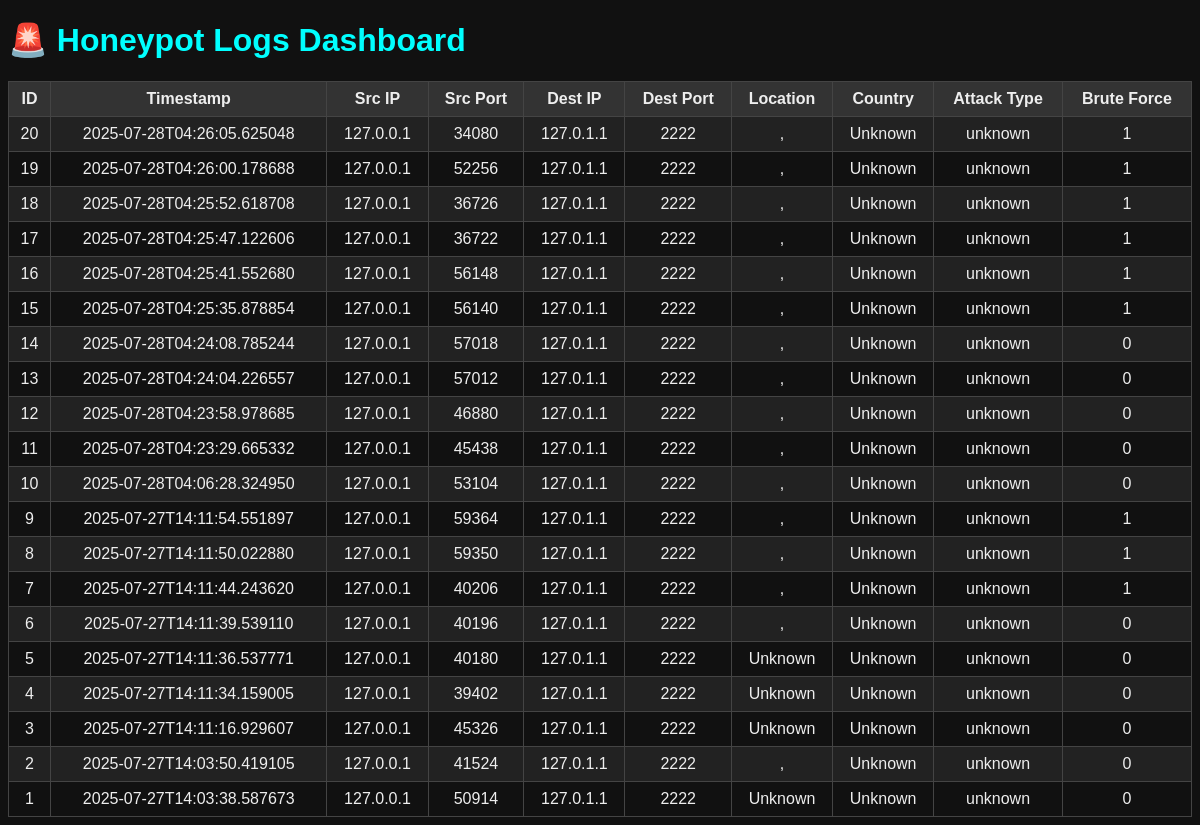
The page / on the database its author committed.
### tables this page shows
CREATE TABLE logs (
    id INTEGER PRIMARY KEY AUTOINCREMENT,
    timestamp TEXT,
    src_ip TEXT,
    src_port INTEGER,
    dest_ip TEXT,
    dest_port INTEGER,
    location TEXT,
    country TEXT,
    attack_type TEXT,
    brute_force INTEGER
);

### dashboard/app.py (the view)
@app.route('/')
def index():
    conn = sqlite3.connect('../honeypot.db')  # Adjust path if needed
    cursor = conn.cursor()
    cursor.execute('''
        SELECT id, timestamp, src_ip, src_port, dest_ip, dest_port,
               location, country, attack_type, brute_force
        FROM logs
        ORDER BY timestamp DESC
        LIMIT 100
    ''')
    logs = cursor.fetchall()
    conn.close()
    return render_template('index.html', logs=logs)

### dashboard/template/index.html (shortened to what this page needs)
<!DOCTYPE html>
<html>
<head>
</head>
<body>
    <h1>🚨 Honeypot Logs Dashboard</h1>
    <table>
        <tr>
            <th>ID</th>
            <th>Timestamp</th>
            <th>Src IP</th>
            <th>Src Port</th>
            <th>Dest IP</th>
            <th>Dest Port</th>
            <th>Location</th>
            <th>Country</th>
            <th>Attack Type</th>
            <th>Brute Force</th>
        </tr>
        {% for log in logs %}
        <tr>
            {% for item in log %}
            <td>{{ item }}</td>
            {% endfor %}
        </tr>
        {% endfor %}
    </table>
</body>
</html>

### dashboard/template/index.html (style rules this page uses)
body { font-family: Arial; background: #111; color: #eee; }
h1 { color: cyan; }
table { width: 100%; border-collapse: collapse; }
th, td { padding: 8px; border: 1px solid #444; text-align: center; }
th { background-color: #333; }
tr:nth-child(even) { background-color: #222; }

### rows shown on the page
logs: log "20" "1", timestamp "2025-07-28T04:26:05.625048", src_ip "127.0.0.1", src_port "34080", dest_ip "127.0.1.1", dest_port "2222", location ",", country "Unknown", attack_type "unknown"
logs: log "19" "1", timestamp "2025-07-28T04:26:00.178688", src_ip "127.0.0.1", src_port "52256", dest_ip "127.0.1.1", dest_port "2222", location ",", country "Unknown", attack_type "unknown"
logs: log "18" "1", timestamp "2025-07-28T04:25:52.618708", src_ip "127.0.0.1", src_port "36726", dest_ip "127.0.1.1", dest_port "2222", location ",", country "Unknown", attack_type "unknown"
logs: log "17" "1", timestamp "2025-07-28T04:25:47.122606", src_ip "127.0.0.1", src_port "36722", dest_ip "127.0.1.1", dest_port "2222", location ",", country "Unknown", attack_type "unknown"
logs: log "16" "1", timestamp "2025-07-28T04:25:41.552680", src_ip "127.0.0.1", src_port "56148", dest_ip "127.0.1.1", dest_port "2222", location ",", country "Unknown", attack_type "unknown"
logs: log "15" "1", timestamp "2025-07-28T04:25:35.878854", src_ip "127.0.0.1", src_port "56140", dest_ip "127.0.1.1", dest_port "2222", location ",", country "Unknown", attack_type "unknown"
logs: log "14" "0", timestamp "2025-07-28T04:24:08.785244", src_ip "127.0.0.1", src_port "57018", dest_ip "127.0.1.1", dest_port "2222", location ",", country "Unknown", attack_type "unknown"
logs: log "13" "0", timestamp "2025-07-28T04:24:04.226557", src_ip "127.0.0.1", src_port "57012", dest_ip "127.0.1.1", dest_port "2222", location ",", country "Unknown", attack_type "unknown"
logs: log "12" "0", timestamp "2025-07-28T04:23:58.978685", src_ip "127.0.0.1", src_port "46880", dest_ip "127.0.1.1", dest_port "2222", location ",", country "Unknown", attack_type "unknown"
logs: log "11" "0", timestamp "2025-07-28T04:23:29.665332", src_ip "127.0.0.1", src_port "45438", dest_ip "127.0.1.1", dest_port "2222", location ",", country "Unknown", attack_type "unknown"
logs: log "10" "0", timestamp "2025-07-28T04:06:28.324950", src_ip "127.0.0.1", src_port "53104", dest_ip "127.0.1.1", dest_port "2222", location ",", country "Unknown", attack_type "unknown"
logs: log "9" "1", timestamp "2025-07-27T14:11:54.551897", src_ip "127.0.0.1", src_port "59364", dest_ip "127.0.1.1", dest_port "2222", location ",", country "Unknown", attack_type "unknown"
logs: log "8" "1", timestamp "2025-07-27T14:11:50.022880", src_ip "127.0.0.1", src_port "59350", dest_ip "127.0.1.1", dest_port "2222", location ",", country "Unknown", attack_type "unknown"
logs: log "7" "1", timestamp "2025-07-27T14:11:44.243620", src_ip "127.0.0.1", src_port "40206", dest_ip "127.0.1.1", dest_port "2222", location ",", country "Unknown", attack_type "unknown"
logs: log "6" "0", timestamp "2025-07-27T14:11:39.539110", src_ip "127.0.0.1", src_port "40196", dest_ip "127.0.1.1", dest_port "2222", location ",", country "Unknown", attack_type "unknown"
logs: log "5" "0", timestamp "2025-07-27T14:11:36.537771", src_ip "127.0.0.1", src_port "40180", dest_ip "127.0.1.1", dest_port "2222", location "Unknown", country "Unknown", attack_type "unknown"
logs: log "4" "0", timestamp "2025-07-27T14:11:34.159005", src_ip "127.0.0.1", src_port "39402", dest_ip "127.0.1.1", dest_port "2222", location "Unknown", country "Unknown", attack_type "unknown"
logs: log "3" "0", timestamp "2025-07-27T14:11:16.929607", src_ip "127.0.0.1", src_port "45326", dest_ip "127.0.1.1", dest_port "2222", location "Unknown", country "Unknown", attack_type "unknown"
logs: log "2" "0", timestamp "2025-07-27T14:03:50.419105", src_ip "127.0.0.1", src_port "41524", dest_ip "127.0.1.1", dest_port "2222", location ",", country "Unknown", attack_type "unknown"
logs: log "1" "0", timestamp "2025-07-27T14:03:38.587673", src_ip "127.0.0.1", src_port "50914", dest_ip "127.0.1.1", dest_port "2222", location "Unknown", country "Unknown", attack_type "unknown"
